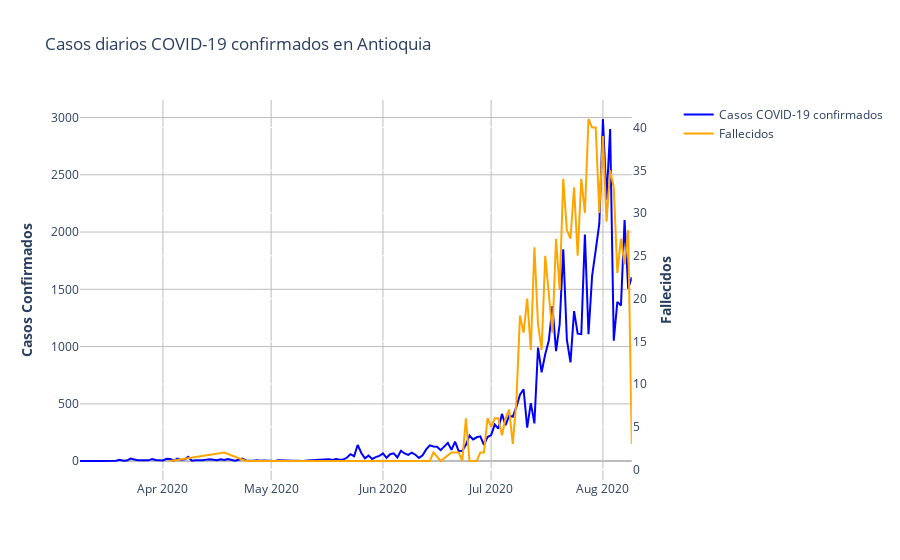

Notebook code for this chart:
### Markdown cell above
## Antioquia

### Code cell
df_covid_Antioquia = df_covid_dep[ df_covid_dep["Codigo departamento"] == 5]
df_covid_Antioquiafallecidos = df_covid_depM[ df_covid_depM["Codigo departamento"] == 5]


fig = make_subplots(specs=[[{"secondary_y": True}]],)

fig.add_trace(go.Scatter(
                x=df_covid_Antioquia.date,
                y=df_covid_Antioquia['casos'],
                name="Casos COVID-19 confirmados",
                line_color='Blue',
                opacity=1), secondary_y=False,)

fig.add_trace(go.Scatter(
                x=df_covid_Antioquiafallecidos.dateMuerte,
                y=df_covid_Antioquiafallecidos['casos'],
                name="Fallecidos",
                line_color='Orange',
                opacity=1), secondary_y=True,)
# Titulo
fig.update_layout(
    title_text="Casos diarios COVID-19 confirmados en Antioquia", 
    paper_bgcolor='rgba(0,0,0,0)',
    plot_bgcolor='rgba(0,0,0,0)',
   
)
# Set x-axis title

#title_text="<b>Periodo mensual ( Enero 2014 - Enero 2020)</b>"

fig.update_xaxes(gridcolor='#bdbdbd')

# Set y-axes titles
fig.update_yaxes(title_text="<b>Casos Confirmados</b>", secondary_y=False,gridcolor='#bdbdbd',zerolinecolor='#bdbdbd')
fig.update_yaxes(title_text="<b>Fallecidos</b>", secondary_y=True)


fig.show()

### Figure 1 — Plotly figure (JSON) as saved in the notebook; plotly's stock layout.template omitted (floating-point values rounded to 4 significant figures; data arrays with more than 128 entries replaced by an {"elided": "..."} marker saying what was removed)
{"data": [{"line": {"color": "Blue"}, "name": "Casos COVID-19 confirmados", "opacity": 1, "type": "scatter", "x": {"elided": "145 str values"}, "xaxis": "x", "y": {"elided": "145 int values"}, "yaxis": "y"}, {"line": {"color": "Orange"}, "name": "Fallecidos", "opacity": 1, "type": "scatter", "x": ["2020-04-03", "2020-04-18", "2020-04-24", "2020-04-27", "2020-05-02", "2020-06-05", "2020-06-06", "2020-06-07", "2020-06-11", "2020-06-14", "2020-06-15", "2020-06-17", "2020-06-20", "2020-06-21", "2020-06-22", "2020-06-23", "2020-06-24", "2020-06-25", "2020-06-26", "2020-06-27", "2020-06-28", "2020-06-29", "2020-06-30", "2020-07-01", "2020-07-02", "2020-07-03", "2020-07-04", "2020-07-05", "2020-07-06", "2020-07-07", "2020-07-08", "2020-07-09", "2020-07-10", "2020-07-11", "2020-07-12", "2020-07-13", "2020-07-14", "2020-07-15", "2020-07-16", "2020-07-17", "2020-07-18", "2020-07-19", "2020-07-20", "2020-07-21", "2020-07-22", "2020-07-23", "2020-07-24", "2020-07-25", "2020-07-26", "2020-07-27", "2020-07-28", "2020-07-29", "2020-07-30", "2020-07-31", "2020-08-01", "2020-08-02", "2020-08-03", "2020-08-04", "2020-08-05", "2020-08-06", "2020-08-07", "2020-08-08", "2020-08-09"], "xaxis": "x", "y": [1, 2, 1, 1, 1, 1, 1, 1, 1, 1, 2, 1, 2, 2, 2, 1, 6, 1, 1, 1, 2, 2, 6, 5, 6, 6, 4, 6, 7, 3, 8, 18, 16, 20, 14, 26, 17, 14, 25, 20, 16, 27, 21, 34, 28, 27, 33, 25, 34, 30, 41, 40, 40, 30, 39, 29, 35, 33, 23, 27, 24, 28, 3], "yaxis": "y2"}], "layout": {"paper_bgcolor": "rgba(0,0,0,0)", "plot_bgcolor": "rgba(0,0,0,0)", "title": {"text": "Casos diarios COVID-19 confirmados en Antioquia"}, "xaxis": {"anchor": "y", "domain": [0, 0.94], "gridcolor": "#bdbdbd"}, "yaxis": {"anchor": "x", "domain": [0, 1], "gridcolor": "#bdbdbd", "title": {"text": "<b>Casos Confirmados</b>"}, "zerolinecolor": "#bdbdbd"}, "yaxis2": {"anchor": "x", "overlaying": "y", "side": "right", "title": {"text": "<b>Fallecidos</b>"}}}}
